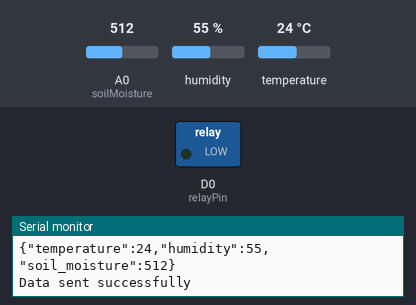
Bench run of a sketch on a simulated ESP8266 (NodeMCU). Parts: switched loads named in the sketch (green lamp = pin HIGH), the last lines printed to the serial monitor. The inputs (shaded band) are chosen by the test bench; at power-on: A0 (soilMoisture) = 512, humidity 55 %, temperature 24 °C. WiFi joins after 1.5 s; servers stay silent unless stated; uploads are accepted with an empty reply.

Above: at 4.2 s.
4.3 s: A0 (soilMoisture) set to 590
14.6 s: A0 (soilMoisture) set to 608
At 24.9 s:
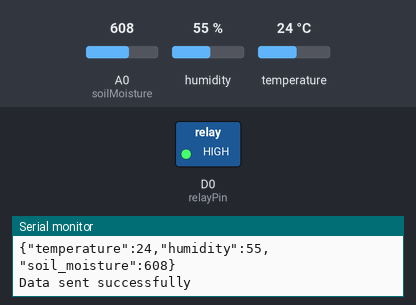
Timing chart, 0 to 30.2 s (numbered marks = the images above; inputs shaded):
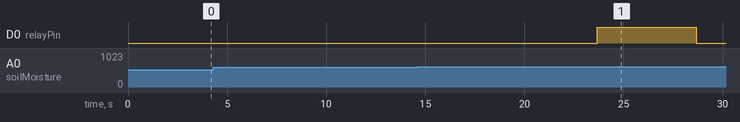

The sketch:

Automatic_Plant_Watering_System.ino
```cpp
#include <ESP8266WiFi.h>
#include <WiFiClientSecure.h>
#include <ESP8266HTTPClient.h>
#include <DHT.h>
#include <DHT_U.h>
#include <ArduinoJson.h>
DHT dht(D4, DHT11);

// Update with your Wi-Fi credentials
const char* ssid = "Pescadores";
const char* password = "penghunumber1";

// Update with your Cloud Run service URL
const char* cloudRunURL = "https://sensor-data-7uy7quia7q-de.a.run.app";

// JSON document size
const size_t JSON_DOC_SIZE = JSON_OBJECT_SIZE(4);

// Create a DynamicJsonDocument
DynamicJsonDocument jsonDoc(JSON_DOC_SIZE);

//Sensor data variables
float temperature;
float humidity;
// Initialize sensor readings
int soilMoisture = A0;
const int relayPin = D0;
const int moistureThreshold = 600;

float readTemperature() {
  // Read temperature from the DHT sensor
  float temperature = dht.readTemperature();

  // Check if any errors occurred during reading
  if (isnan(temperature)) {
    Serial.println("Failed to read temperature from the DHT sensor!");
    return -1; // Return an error value or handle the error as needed
  }
  return temperature;
}

float readHumidity() {
  // Read humidity from the DHT sensor
  float humidity = dht.readHumidity();

  // Check if any errors occurred during reading
  if (isnan(humidity)) {
    Serial.println("Failed to read humidity from the DHT sensor!");
    return -1; // Return an error value or handle the error as needed
  }
  return humidity;
}

void setup() {
  Serial.begin(115200);
  delay(1000);

  // Connect to Wi-Fi
  WiFi.begin(ssid, password);
  while (WiFi.status() != WL_CONNECTED) {
    delay(1000);
    Serial.println("Connecting to WiFi...");
  }

  Serial.println("Connected to WiFi");

  dht.begin();

  pinMode(soilMoisture, INPUT);
  pinMode(relayPin, OUTPUT); //Set relay pin as output
  digitalWrite(relayPin, LOW); //Set initial state to off
}


void loop() {
  // Add any additional logic or sensor readings here
  temperature = readTemperature();
  humidity = readHumidity();
  int soil_moisture = analogRead(soilMoisture);

  // Add the sensor data to the JSON document
  jsonDoc["temperature"] = temperature;
  jsonDoc["humidity"] = humidity;
  jsonDoc["soil_moisture"] = soil_moisture;

  String payload;
  serializeJson(jsonDoc, payload);
  Serial.println(payload);

  // Send sensor data to Cloud Run
  std::unique_ptr<BearSSL::WiFiClientSecure>client(new BearSSL::WiFiClientSecure);
  client->setInsecure();
  HTTPClient https;
  https.begin(*client, cloudRunURL);
  https.addHeader("Content-Type", "application/json");

  int httpResponseCode = https.POST(payload);

  if (httpResponseCode == 200) {
    Serial.print("Data sent successfully\n");
  } else {
    Serial.print("Error sending data. HTTP Error code: ");
    Serial.println(httpResponseCode);
  }

  //Free resources
  https.end();

  if(soil_moisture > moistureThreshold) // if water level is low then give the relay power
  {
   digitalWrite(relayPin,HIGH); // high is to give the relay power
   delay(5000);
   digitalWrite(relayPin, LOW); // low is to cut the relay
   Serial.println("Water Pump Turned On for 1 second");
  }
  //Delay before sending the next data
  delay(10000);
}
```

Measured:
- the behaviour switches between 600 and 601 on A0 (soilMoisture) (found by bisection; images 0 and 1)
- after the input at 14.6 s, D0 (relayPin): LOW → HIGH after 9.1 s, → LOW 5.0 s later
